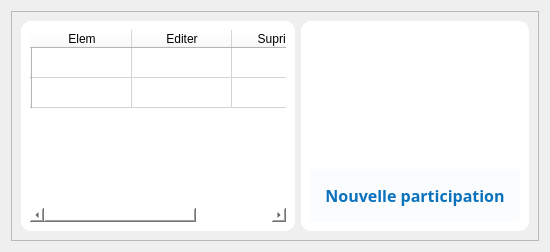
         <widget class="QWidget" name="participation">
          <layout class="QVBoxLayout" name="verticalLayout_34">
           <item>
            <widget class="QFrame" name="zonebb_10">
             <property name="frameShape">
              <enum>QFrame::StyledPanel</enum>
             </property>
             <property name="frameShadow">
              <enum>QFrame::Raised</enum>
             </property>
             <layout class="QHBoxLayout" name="horizontalLayout_20">
              <item>
               <widget class="QWidget" name="tableData_13" native="true">
                <property name="styleSheet">
                 <string notr="true">background:white;
border-radius: 10px;</string>
                </property>
                <layout class="QHBoxLayout" name="horizontalLayout_39">
                 <item>
                  <widget class="QTableWidget" name="participationTable">
                   <row>
                    <property name="text">
                     <string/>
                    </property>
                   </row>
                   <row>
                    <property name="text">
                     <string/>
                    </property>
                   </row>
                   <column>
                    <property name="text">
                     <string>Elem</string>
                    </property>
                   </column>
                   <column>
                    <property name="text">
                     <string>Editer</string>
                    </property>
                   </column>
                   <column>
                    <property name="text">
                     <string>Suprimer</string>
                    </property>
                   </column>
                  </widget>
                 </item>
                </layout>
               </widget>
              </item>
              <item>
               <widget class="QWidget" name="actions_service_12" native="true">
                <property name="styleSheet">
                 <string notr="true">background:white;
border-radius: 10px;</string>
                </property>
                <layout class="QVBoxLayout" name="verticalLayout_33">
                 <item>
                  <widget class="QLabel" name="serviceLabel_12">
                   <property name="maximumSize">
                    <size>
                     <width>300</width>
                     <height>230</height>
                    </size>
                   </property>
                   <property name="text">
                    <string/>
                   </property>
                   <property name="pixmap">
                    <pixmap>../static/asset/svg/undraw_server_status_-5-pbv.svg</pixmap>
                   </property>
                   <property name="scaledContents">
                    <bool>true</bool>
                   </property>
                  </widget>
                 </item>
                 <item>
                  <widget class="QPushButton" name="addParticipation">
                   <property name="font">
                    <font>
                     <family>GeForce</family>
                     <pointsize>12</pointsize>
                     <weight>75</weight>
                     <bold>true</bold>
                    </font>
                   </property>
                   <property name="cursor">
                    <cursorShape>PointingHandCursor</cursorShape>
                   </property>
                   <property name="styleSheet">
                    <string notr="true">#addParticipation{
	background: rgb(10, 114, 189, 0.02);
	color: rgb(10, 114, 189);
	border-radius:4px;
	padding: 15px
}

#addParticipation:hover{
	background: rgb(10, 114, 189, 0.3);
	color: rgb(10, 114, 189);
	border-radius:4px
}
</string>
                   </property>
                   <property name="text">
                    <string>Nouvelle participation</string>
                   </property>
                   <property name="icon">
                    <iconset>
                     <normaloff>../static/asset/icons/blue/copy.svg</normaloff>../static/asset/icons/blue/copy.svg</iconset>
                   </property>
                   <property name="iconSize">
                    <size>
                     <width>25</width>
                     <height>25</height>
                    </size>
                   </property>
                  </widget>
                 </item>
                </layout>
               </widget>
              </item>
             </layout>
            </widget>
           </item>
          </layout>
         </widget>
